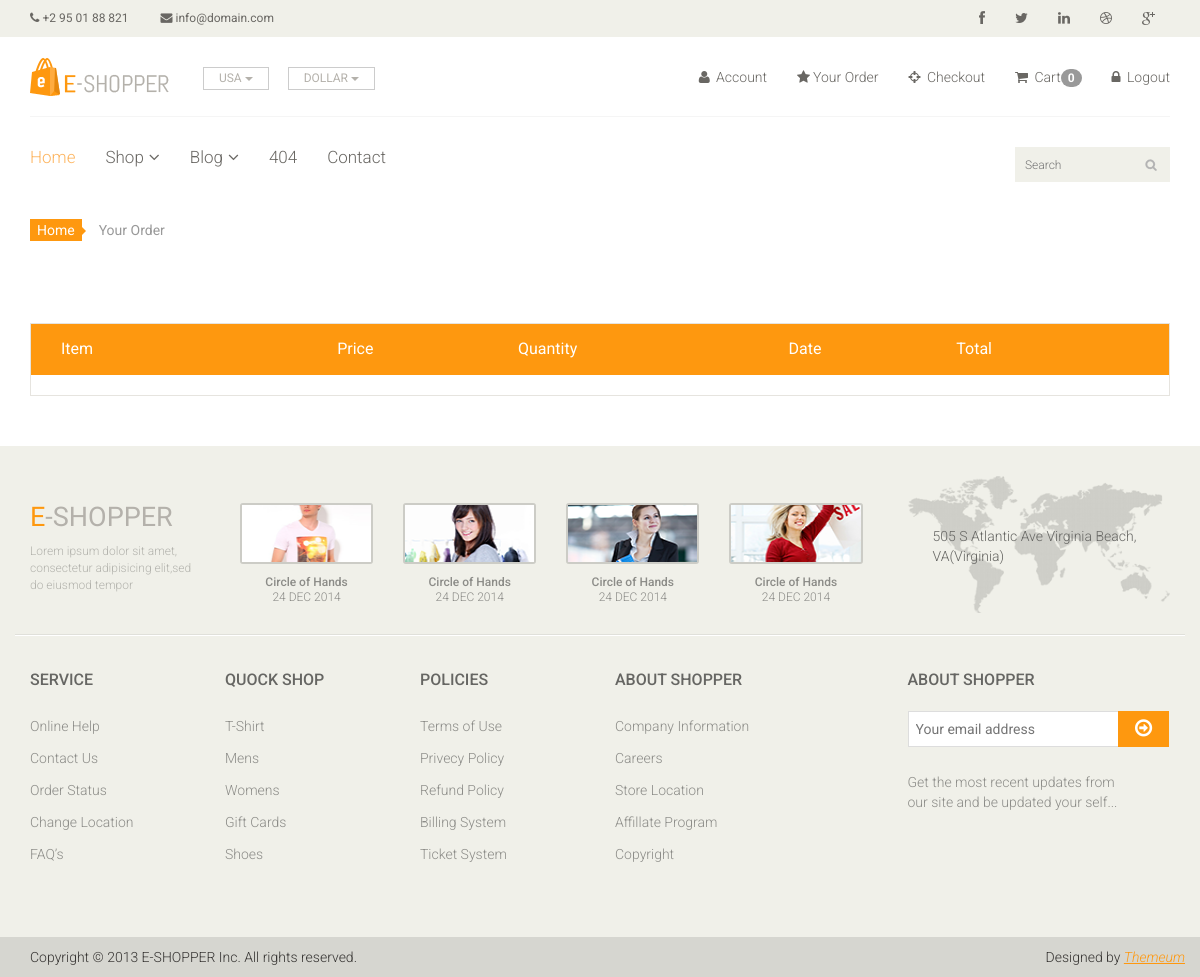
Page /order/ (signed in) on the earlier database version.
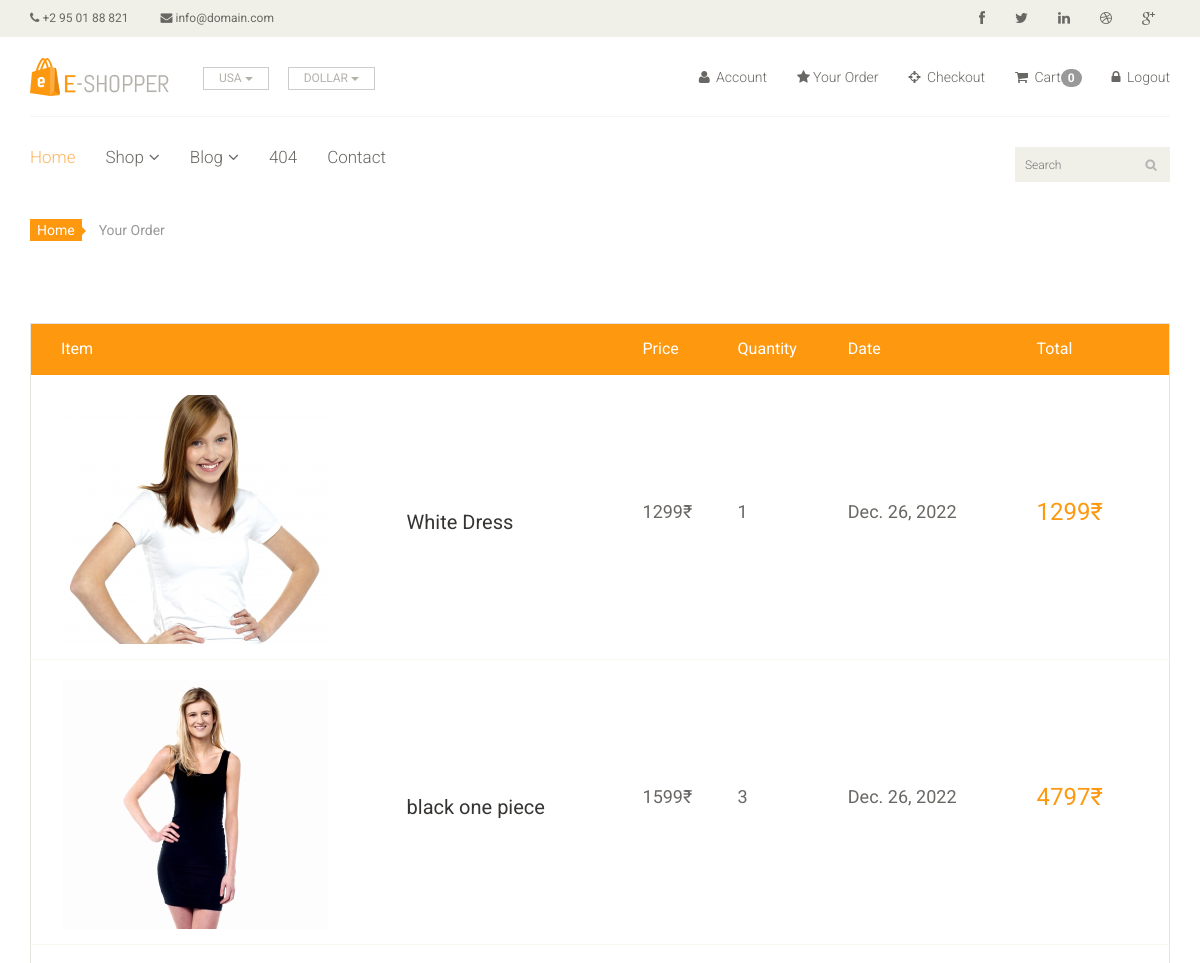
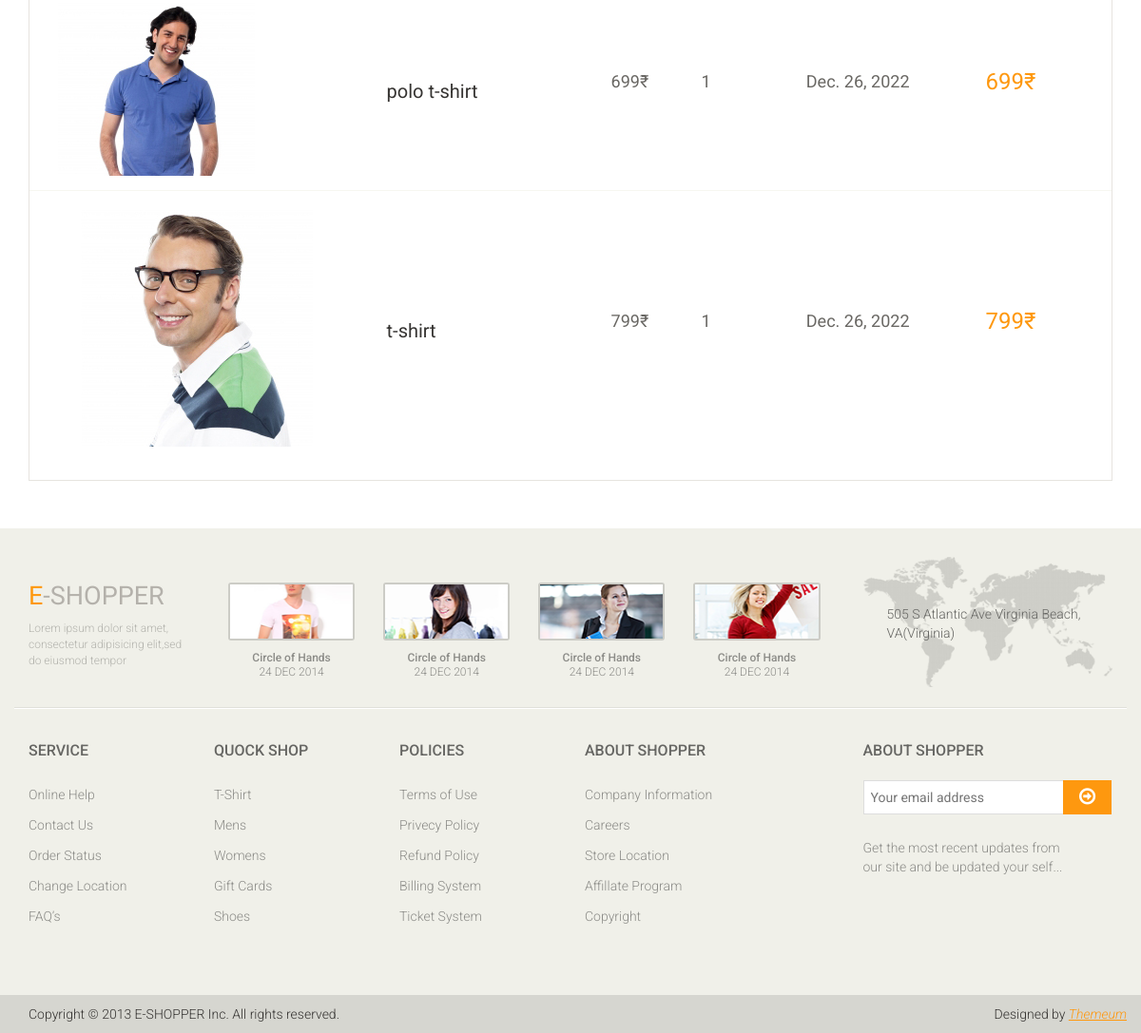
Same page on the later database version (2 pictures, top to bottom).
### ecom/models.py (models this page shows)
class Order(models.Model):
    image = models.ImageField(upload_to='mycom/oimg')
    product = models.CharField(max_length=1000, default='')
    user = models.ForeignKey(User, on_delete=models.CASCADE)
    quantity = models.CharField(max_length=5)
    price = models.IntegerField()
    address = models.TextField()
    phone = models.CharField(max_length=10)
    pincode = models.CharField(max_length=10)
    total = models.CharField(max_length=1000, default='')
    date = models.DateField(default=datetime.datetime.today)

### ecom/views.py (the view)
# urls.py: path('order/', views.Your_Order,name='order'),
def Your_Order(request):
    uid = request.session.get('_auth_user_id')
    user = User.objects.get(pk = uid)
    order = Order.objects.filter(user = user)
    print(user, order)
    context = {
        'order':order,
    }
    return render(request,'order.html', context)

### ecom/templates/order.html
{% extends 'base.html' %}
{% load static %}
{% block content %}
<section id="cart_items">
    <div class="container">
        <div class="breadcrumbs">
            <ol class="breadcrumb">
                <li><a href="{% url 'home' %}">Home</a></li>
                <li class="active">Your Order</li>
            </ol>
        </div>
        <div class="table-responsive cart_info">
            <table class="table table-condensed">
                <thead>
                    <tr class="cart_menu">
                        <td class="image">Item</td>
                        <td class="description"></td>
                        <td class="price">Price</td>
                        <td class="quantity">Quantity</td>
                        <td class="date">Date</td>
                        <td class="total">Total</td>
                        <td></td>
                    </tr>
                </thead>
                <tbody>
                    {% for i in order %}
                        <tr>
                            <td class="cart_product">
                                <a href=""><img src="{{ i.image }}" alt=""></a>
                            </td>
                            <td class="cart_description">
                                <h4><a href="">{{ i.product }}</a></h4>
                            </td>
                            <td class="cart_price">
                                <p>{{ i.price }}₹</p>
                            </td>
                            <td class="cart_price">
                                <p>{{ i.quantity }}</p>
                            </td>
                            <td class="cart_price">
                                <p>{{ i.date }}</p>
                            </td>
                            <td class="cart_total">
                                <p class="cart_total_price">{{ i.total }}₹</p>
                            </td>
                        </tr>
                    {% endfor %}
                </tbody>
            </table>
        </div>
    </div>
</section>
{% endblock %}

### ecom/templates/base.html (shortened to what this page needs)
<!DOCTYPE html>
<html lang="en">
{% load static %}
<head>
    <link href="{% static 'css/bootstrap.min.css' %}" rel="stylesheet">
    <link href="{% static 'css/font-awesome.min.css' %}" rel="stylesheet">
    <link href="{% static 'css/prettyPhoto.css' %}" rel="stylesheet">
    <link href="{% static 'css/price-range.css' %}" rel="stylesheet">
    <link href="{% static 'css/animate.css' %}" rel="stylesheet">
	<link href="{% static 'css/main.css' %}" rel="stylesheet">
	<link href="{% static 'css/responsive.css' %}" rel="stylesheet">
</head>
<body>
    <header id="header">
		<div class="header_top">
			<div class="container">
				<div class="row">
					<div class="col-sm-6">
						<div class="contactinfo">
							<ul class="nav nav-pills">
								<li><a href="#"><i class="fa fa-phone"></i> +2 95 01 88 821</a></li>
								<li><a href="#"><i class="fa fa-envelope"></i> info@domain.com</a></li>
							</ul>
						</div>
					</div>
					<div class="col-sm-6">
						<div class="social-icons pull-right">
							<ul class="nav navbar-nav">
								<li><a href="#"><i class="fa fa-facebook"></i></a></li>
								<li><a href="#"><i class="fa fa-twitter"></i></a></li>
								<li><a href="#"><i class="fa fa-linkedin"></i></a></li>
								<li><a href="#"><i class="fa fa-dribbble"></i></a></li>
								<li><a href="#"><i class="fa fa-google-plus"></i></a></li>
							</ul>
						</div>
					</div>
				</div>
			</div>
		</div>
		<div class="header-middle">
			<div class="container">
				<div class="row">
					<div class="col-sm-4">
						<div class="logo pull-left">
							<a href="index.html"><img src="{% static 'images/home/logo.png' %}" alt="" /></a>
						</div>
						<div class="btn-group pull-right">
							<div class="btn-group">
								<button type="button" class="btn btn-default dropdown-toggle usa" data-toggle="dropdown">
									USA
									<span class="caret"></span>
								</button>
							</div>
							<div class="btn-group">
								<button type="button" class="btn btn-default dropdown-toggle usa" data-toggle="dropdown">
									DOLLAR
									<span class="caret"></span>
								</button>
							</div>
						</div>
					</div>
					<div class="col-sm-8">
						<div class="shop-menu pull-right">
							<ul class="nav navbar-nav">
								<li><a href="#"><i class="fa fa-user"></i> Account</a></li>
								<li><a href="{% url 'order' %}"><i class="fa fa-star"></i>Your Order</a></li>
								<li><a href="checkout.html"><i class="fa fa-crosshairs"></i> Checkout</a></li>
								<li><a href="{% url 'cart_detail' %}"><i class="fa fa-shopping-cart"></i> Cart<span class="badge badge-secondary">{{request.session.cart|length}}</span></a></li>
								{% if user.is_authenticated %}
									<li><a href="{% url 'logout' %}"><i class="fa fa-lock"></i> Logout</a></li>
								{% else %}
									<li><a href="{% url 'signup' %}"><i class="fa fa-user"></i> Signup</a></li><i class="fa fa-user-plus"></i>
									<li><a href="{% url 'login' %}"><i class="fa fa-lock"></i> Login</a></li>
								{% endif %}
							</ul>
						</div>
					</div>
				</div>
			</div>
		</div>
		<div class="header-bottom">
			<div class="container">
				<div class="row">
					<div class="col-sm-9">
						<div class="mainmenu pull-left">
							<ul class="nav navbar-nav collapse navbar-collapse">
								<li><a href="{% url 'home' %}" class="active">Home</a></li>
								<li class="dropdown"><a href="#">Shop<i class="fa fa-angle-down"></i></a>
                                </li>
								<li class="dropdown"><a href="#">Blog<i class="fa fa-angle-down"></i></a>
                                </li>
								<li><a href="404.html">404</a></li>
								<li><a href="{% url 'contact-us' %}">Contact</a></li>
							</ul>
						</div>
					</div>
					<div class="col-sm-3">
						<form action="/search/" method="get">
						<div class="search_box pull-right">
							<input name="query" type="text" placeholder="Search"/>
						</div>
						</form>
					</div>
				</div>
			</div>
		</div>
	</header>
    {% block content %}
    {% endblock  %}
    <footer id="footer">
		<div class="footer-top">
			<div class="container">
				<div class="row">
					<div class="col-sm-2">
						<div class="companyinfo">
							<h2><span>e</span>-shopper</h2>
							<p>Lorem ipsum dolor sit amet, consectetur adipisicing elit,sed do eiusmod tempor</p>
						</div>
					</div>
					<div class="col-sm-7">
						<div class="col-sm-3">
							<div class="video-gallery text-center">
								<a href="#">
									<div class="iframe-img">
										<img src="{% static 'images/home/iframe1.png' %}" alt="" />
									</div>
								</a>
								<p>Circle of Hands</p>
								<h2>24 DEC 2014</h2>
							</div>
						</div>
						<div class="col-sm-3">
							<div class="video-gallery text-center">
								<a href="#">
									<div class="iframe-img">
										<img src="{% static 'images/home/iframe2.png' %}" alt="" />
									</div>
								</a>
								<p>Circle of Hands</p>
								<h2>24 DEC 2014</h2>
							</div>
						</div>
						<div class="col-sm-3">
							<div class="video-gallery text-center">
								<a href="#">
									<div class="iframe-img">
										<img src="{% static 'images/home/iframe3.png' %}" alt="" />
									</div>
								</a>
								<p>Circle of Hands</p>
								<h2>24 DEC 2014</h2>
							</div>
						</div>
						<div class="col-sm-3">
							<div class="video-gallery text-center">
								<a href="#">
									<div class="iframe-img">
										<img src="{% static 'images/home/iframe4.png' %}" alt="" />
									</div>
								</a>
								<p>Circle of Hands</p>
								<h2>24 DEC 2014</h2>
							</div>
						</div>
					</div>
					<div class="col-sm-3">
						<div class="address">
							<img src="{% static 'images/home/map.png' %}" alt="" />
							<p>505 S Atlantic Ave Virginia Beach, VA(Virginia)</p>
						</div>
					</div>
				</div>
			</div>
		</div>
		<div class="footer-widget">
			<div class="container">
				<div class="row">
					<div class="col-sm-2">
						<div class="single-widget">
							<h2>Service</h2>
							<ul class="nav nav-pills nav-stacked">
								<li><a href="#">Online Help</a></li>
								<li><a href="#">Contact Us</a></li>
								<li><a href="#">Order Status</a></li>
								<li><a href="#">Change Location</a></li>
								<li><a href="#">FAQ’s</a></li>
							</ul>
						</div>
					</div>
					<div class="col-sm-2">
						<div class="single-widget">
							<h2>Quock Shop</h2>
							<ul class="nav nav-pills nav-stacked">
								<li><a href="#">T-Shirt</a></li>
								<li><a href="#">Mens</a></li>
								<li><a href="#">Womens</a></li>
								<li><a href="#">Gift Cards</a></li>
								<li><a href="#">Shoes</a></li>
							</ul>
						</div>
					</div>
					<div class="col-sm-2">
						<div class="single-widget">
							<h2>Policies</h2>
							<ul class="nav nav-pills nav-stacked">
								<li><a href="#">Terms of Use</a></li>
								<li><a href="#">Privecy Policy</a></li>
								<li><a href="#">Refund Policy</a></li>
								<li><a href="#">Billing System</a></li>
								<li><a href="#">Ticket System</a></li>
							</ul>
						</div>
					</div>
					<div class="col-sm-2">
						<div class="single-widget">
							<h2>About Shopper</h2>
							<ul class="nav nav-pills nav-stacked">
								<li><a href="#">Company Information</a></li>
								<li><a href="#">Careers</a></li>
								<li><a href="#">Store Location</a></li>
								<li><a href="#">Affillate Program</a></li>
								<li><a href="#">Copyright</a></li>
							</ul>
						</div>
					</div>
					<div class="col-sm-3 col-sm-offset-1">
						<div class="single-widget">
							<h2>About Shopper</h2>
							<form action="#" class="searchform">
								<input type="text" placeholder="Your email address" />
								<button type="submit" class="btn btn-default"><i class="fa fa-arrow-circle-o-right"></i></button>
								<p>Get the most recent updates from <br />our site and be updated your self...</p>
							</form>
						</div>
					</div>
				</div>
			</div>
		</div>
		<div class="footer-bottom">
			<div class="container">
				<div class="row">
					<p class="pull-left">Copyright © 2013 E-SHOPPER Inc. All rights reserved.</p>
					<p class="pull-right">Designed by <span><a target="_blank" href="http://www.themeum.com">Themeum</a></span></p>
				</div>
			</div>
		</div>
	</footer>
</body>
</html>

Differences in the rows shown:
added Order: image (picture), product "White Dress", price "1299", quantity "1", date "Dec. 26, 2022", total "1299"
added Order: image (picture), product "black one piece", price "1599", quantity "3", date "Dec. 26, 2022", total "4797"
added Order: image (picture), product "polo t-shirt", price "699", quantity "1", date "Dec. 26, 2022", total "699"
added Order: image (picture), product "t-shirt", price "799", quantity "1", date "Dec. 26, 2022", total "799"
